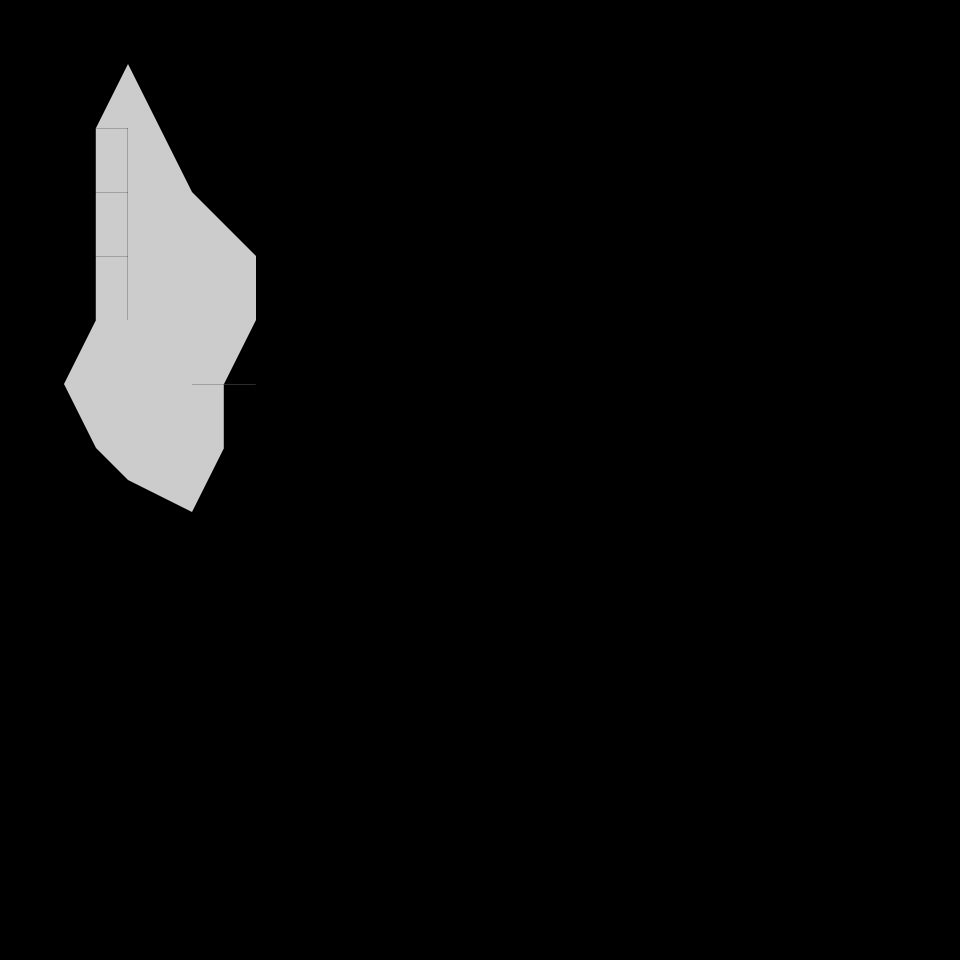

This game map was drawn from its Tiled (.tmx) file and the tilesets committed beside it. A one-line description and the trimmed map source follow:
An orthogonal 15x15 tile map with 64x64 px tiles, 1 tile layer (Obstacle1), 3 hidden layers not drawn.

<map version="1.0" orientation="orthogonal" width="15" height="15" tilewidth="64" tileheight="64">
 <tileset firstgid="1" name="tiles" tilewidth="64" tileheight="64">
  <image source="tiles.png" width="384" height="384" />
 </tileset>
 <layer name="Obstacle1" width="15" height="15">
  <data>[225 cells, 19 non-empty, 13 distinct tile ids]</data>
 </layer>
 <layer name="Obstacle2" width="15" height="15" visible="0">
  <data>[225 cells, 0 non-empty, 0 distinct tile ids]</data>
 </layer>
 <layer name="Obstacle3" width="15" height="15" visible="0">
  <data>[225 cells, 0 non-empty, 0 distinct tile ids]</data>
 </layer>
 <layer name="Tile Layer 4" width="15" height="15" visible="0">
  <data>[225 cells, 0 non-empty, 0 distinct tile ids]</data>
 </layer>
</map>
